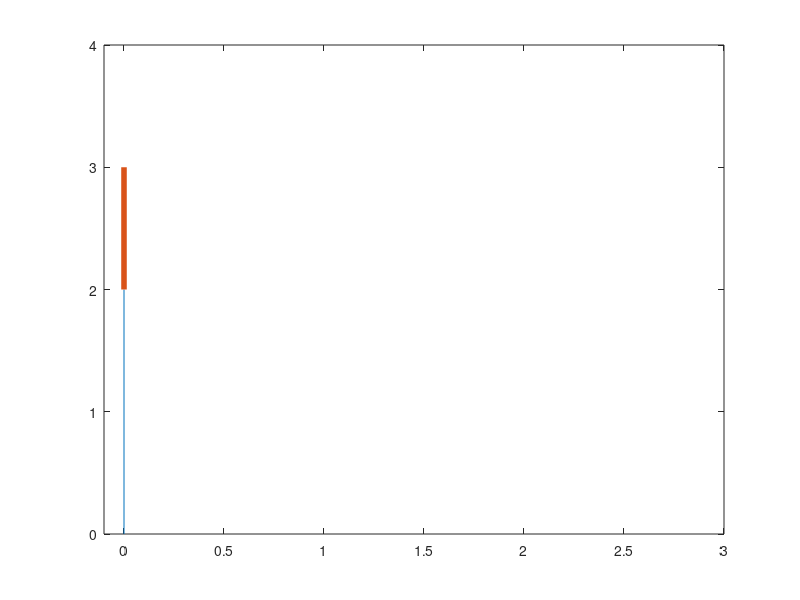

Write the MATLAB code that produced this figure. (Note: this script raises an error after producing the figure.)
clear all
close all
clc
%length of arms
l1 = 2;
l2 = 1;
theta2 = linspace(0,90,10);
theta1 = linspace(0,90,10);
ct=1;
for i = 1:length(theta1)
    Theta1 = theta1(i);
    for j = 1:length(theta2)
        Theta2 = theta2(j);
        %fixed point of arm 1
        y0 = 0;
        x0 = 0;
        % position for arm 1
        x1 = l1*cosd(Theta1);
        y1 = l1*sind(Theta1);
        %position of arm 2
        x2 = x1 + (l2*cosd(Theta2));
        y2 = y1 + (l2*sind(Theta2));
        %plot
        plot([x0 x1],[y0 y1],[x1 x2],[y1 y2],'linewidth',4)
        axis([-0.1 3 0 4]);
        pause(0.03)
        M(ct)= getframe(gcf);
        ct=ct+1;

    end
end

movie(M)
videofile = VideoWriter('two_arm_robot.avi','Uncompressed AVI');
open(videofile)
writeVideo(videofile,M)
close(videofile)